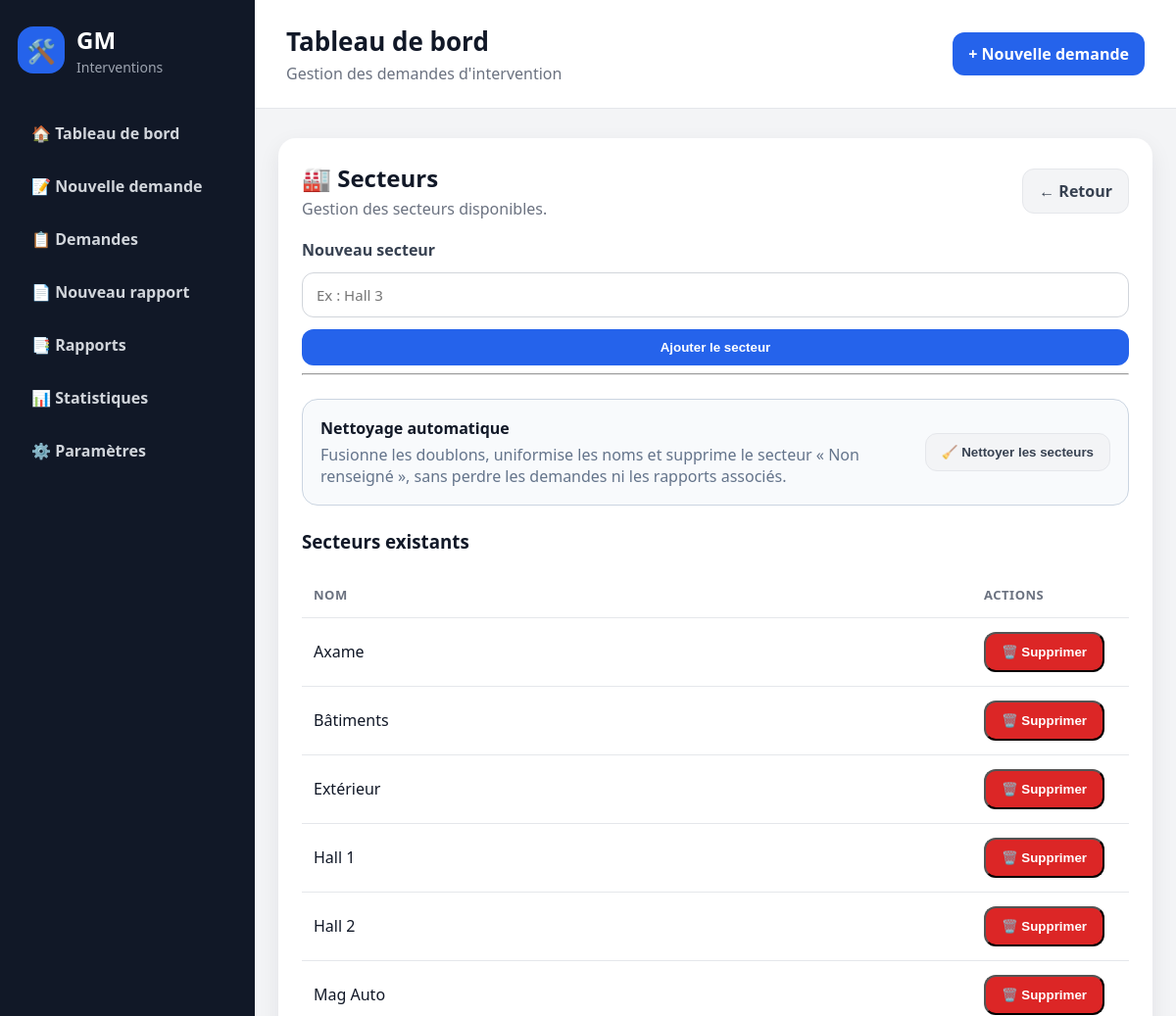
/parametres/secteurs (upper part), run on an earlier commit of the app's database.
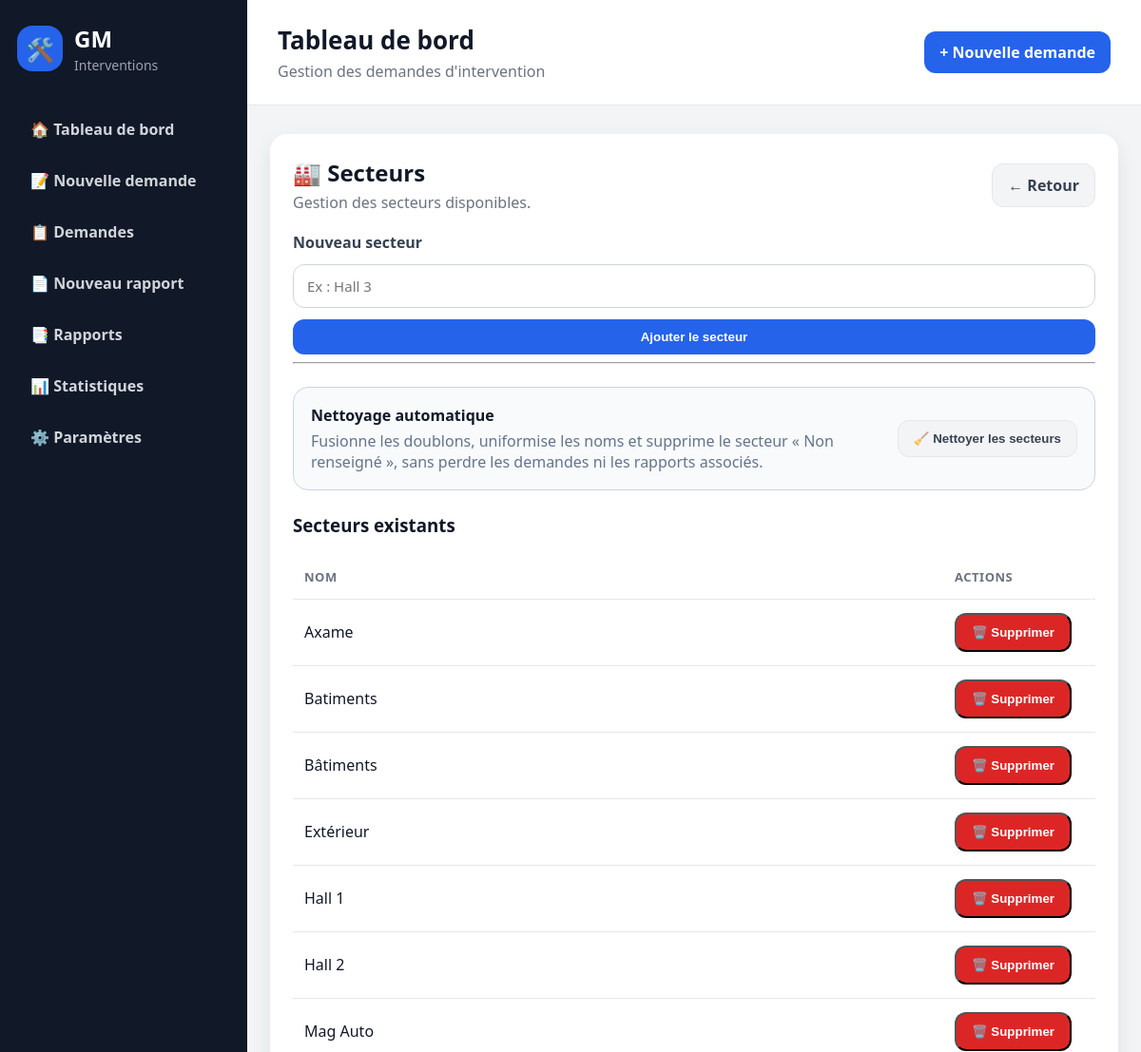
And on a later commit of the database.
### tables this page shows
CREATE TABLE secteurs (
            id INTEGER PRIMARY KEY AUTOINCREMENT,
            nom TEXT NOT NULL UNIQUE
        );

### routes/parametres.py (the view, shortened to what this page needs)
@parametres_bp.route("/parametres/secteurs", methods=["GET", "POST"])
def gerer_secteurs():
    message = None
    erreur = None
    nettoyage = request.args.get("nettoyage")
    conn = get_db_connection()
    secteurs = conn.execute("SELECT * FROM secteurs ORDER BY nom").fetchall()
    conn.close()
    return render_template(
        "parametres/secteurs.html",
        secteurs=secteurs,
        message=message,
        erreur=erreur
    )

### database.py (called while the page is built)
def get_db_connection():
    if DATABASE_URL:
        print("Connexion à Neon PostgreSQL", flush=True)
        return PostgresConnectionAdapter(DATABASE_URL)
    print("Connexion à SQLite", flush=True)
    conn = sqlite3.connect(DB_NAME)
    conn.row_factory = sqlite3.Row
    return conn

### templates/parametres/secteurs.html (shortened to what this page needs)
{% extends "base.html" %}
{% block content %}
<section class="card">
    <div class="section-header">
        <div>
            <h2>🏭 Secteurs</h2>
            <p>Gestion des secteurs disponibles.</p>
        </div>
        <a href="/parametres" class="btn-secondary">← Retour</a>
    </div>
    <form method="POST" class="form">
        <label>Nouveau secteur</label>
        <input type="text" name="nom" placeholder="Ex : Hall 3" required>
        <button type="submit" class="btn">Ajouter le secteur</button>
    </form>
    <hr>
    <div class="sector-cleanup">
    <div>
        <strong>Nettoyage automatique</strong>
        <p>
            Fusionne les doublons, uniformise les noms et supprime
            le secteur « Non renseigné », sans perdre les demandes
            ni les rapports associés.
        </p>
    </div>
        <form
            method="POST"
            action="/parametres/secteurs/nettoyer"
            onsubmit="return confirm(
                'Nettoyer et fusionner les secteurs en double ?'
            );"
        >
            <button type="submit" class="btn-secondary">
                🧹 Nettoyer les secteurs
            </button>
        </form>
    </div>
    <h3>Secteurs existants</h3>
    {% if secteurs %}
        <div class="table-container">
            <table class="modern-table">
                <thead>
                    <tr>
                        <th>Nom</th>
                        <th style="width: 160px;">Actions</th>
                    </tr>
                </thead>
                <tbody>
                    {% for secteur in secteurs %}
                        <tr>
                            <td>{{ secteur.nom }}</td>
                            <td>
                                <form
                                    method="POST"
                                    action="/parametres/secteurs/{{ secteur.id }}/supprimer"
                                    onsubmit="return confirm('Supprimer ce secteur ?');"
                                >
                                    <button type="submit" class="btn-danger">
                                        🗑️ Supprimer
                                    </button>
                                </form>
                            </td>
                        </tr>
                    {% endfor %}
                </tbody>
            </table>
        </div>
    {% else %}
        <div class="empty-state">
            <div class="icon">📭</div>
            <p>Aucun secteur enregistré.</p>
        </div>
    {% endif %}
</section>
{% endblock %}

### templates/base.html (shortened to what this page needs)
<!DOCTYPE html>
<html lang="fr">
<head>
    <link rel="stylesheet" href="{{ url_for('static', filename='css/style.css') }}">
</head>
<body>
    <div class="app-layout">
        <aside class="sidebar">
            <div class="logo">
                <div class="logo-icon">🛠️</div>
                <div>
                    <h1>GM</h1>
                    <p>Interventions</p>
                </div>
            </div>
                <nav class="menu">
                    <a href="/">🏠 Tableau de bord</a>
                    <a href="/demandes/nouvelle">📝 Nouvelle demande</a>
                    <a href="/demandes">📋 Demandes</a>
                    <a href="/rapports/nouveau">📄 Nouveau rapport</a>
                    <a href="/rapports">📑 Rapports</a>
                    <a href="#">📊 Statistiques</a>
                    <a href="/parametres">⚙️ Paramètres</a>
                </nav>
        </aside>
        <div class="content-area">
            <header class="topbar">
                <div>
                    <h2>Tableau de bord</h2>
                    <p>Gestion des demandes d'intervention</p>
                </div>
                <a href="/demandes/nouvelle" class="btn">+ Nouvelle demande</a>
            </header>
            <main>
                {% block content %}
                {% endblock %}
            </main>
        </div>
    </div>
</body>
</html>

### static/css/style.css (style rules this page uses)
* { box-sizing: border-box; }
body { margin: 0; font-family: "Segoe UI", Arial, sans-serif; background: #f3f4f6; color: #111827; }
.app-layout { display: flex; min-height: 100vh; }
.sidebar { width: 260px; background: #111827; color: white; padding: 24px 18px; display: flex; flex-direction: column; position: fixed; inset: 0 auto 0 0; }
.logo { display: flex; align-items: center; gap: 12px; margin-bottom: 35px; }
.logo-icon { width: 48px; height: 48px; border-radius: 16px; background: #2563eb; display: flex; align-items: center; justify-content: center; font-size: 24px; }
.logo h1 { margin: 0; font-size: 24px; }
.logo p { margin: 2px 0 0; color: #9ca3af; font-size: 14px; }
.menu { display: flex; flex-direction: column; gap: 8px; }
.menu a { color: #d1d5db; text-decoration: none; padding: 12px 14px; border-radius: 12px; font-weight: 600; }
.content-area { margin-left: 260px; width: calc(100% - 260px); }
.topbar { background: white; padding: 24px 32px; border-bottom: 1px solid #e5e7eb; display: flex; justify-content: space-between; align-items: center; }
.topbar h2 { margin: 0; font-size: 26px; }
.topbar p { margin: 4px 0 0; color: #6b7280; }
main { max-width: 1100px; margin: 30px auto; padding: 0 24px; }
.stat-card, .card { background: white; border-radius: 18px; box-shadow: 0 8px 22px rgba(15, 23, 42, 0.08); }
.card { padding: 24px; margin-bottom: 20px; }
.card h2 { margin-top: 0; }
.btn { display: inline-block; background: #2563eb; color: white; padding: 11px 16px; border-radius: 12px; text-decoration: none; font-weight: 700; border: none; cursor: pointer; }
.form { display: flex; flex-direction: column; gap: 12px; }
.form label { font-weight: 700; color: #374151; }
.form input, .form textarea, .form select { width: 100%; padding: 12px 14px; border: 1px solid #d1d5db; border-radius: 12px; font-family: inherit; font-size: 15px; }
.section-header { display: flex; justify-content: space-between; align-items: center; gap: 16px; margin-bottom: 20px; }
.section-header h2 { margin: 0; }
.section-header p { margin: 4px 0 0; color: #6b7280; }
.table-container { overflow-x: auto; }
.modern-table { width: 100%; border-collapse: collapse; }
.modern-table th, .modern-table td { padding: 14px 12px; text-align: left; border-bottom: 1px solid #e5e7eb; }
.modern-table th { color: #6b7280; font-size: 13px; text-transform: uppercase; letter-spacing: 0.04em; }
.btn-secondary { display: inline-block; background: #f3f4f6; color: #374151; padding: 11px 16px; border-radius: 12px; text-decoration: none; font-weight: 700; border: 1px solid #e5e7eb; }
.btn-danger { display: inline-block; background: #dc2626; color: white; padding: 11px 16px; border-radius: 12px; text-decoration: none; font-weight: 700; }
.sector-cleanup { display: flex; justify-content: space-between; align-items: center; gap: 20px; margin: 24px 0; padding: 18px; background: #f8fafc; border: 1px solid #cbd5e1; border-radius: 16px; }
.sector-cleanup strong { display: block; margin-bottom: 5px; }
.sector-cleanup p { margin: 0; color: #64748b; }
.sector-cleanup form { flex-shrink: 0; }

What changed in the data, as far as the page shows it:
added secteurs: nom "Batiments"
